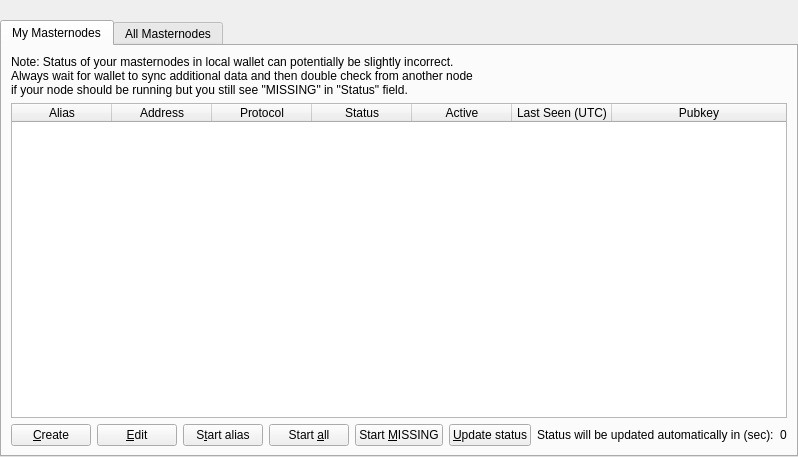
<?xml version="1.0" encoding="UTF-8"?>
<ui version="4.0">
 <class>MasternodeList</class>
 <widget class="QWidget" name="MasternodeList">
  <property name="geometry">
   <rect>
    <x>0</x>
    <y>0</y>
    <width>723</width>
    <height>457</height>
   </rect>
  </property>
  <property name="windowTitle">
   <string>Form</string>
  </property>
  <layout class="QVBoxLayout" name="topLayout">
   <property name="leftMargin">
    <number>0</number>
   </property>
   <property name="topMargin">
    <number>0</number>
   </property>
   <property name="rightMargin">
    <number>0</number>
   </property>
   <property name="bottomMargin">
    <number>0</number>
   </property>
   <item>
    <layout class="QVBoxLayout" name="verticalLayout">
     <property name="bottomMargin">
      <number>0</number>
     </property>
     <item>
      <spacer name="horizontalSpacer0">
       <property name="orientation">
        <enum>Qt::Horizontal</enum>
       </property>
       <property name="sizeHint" stdset="0">
        <size>
         <width>make40</width>
         <height>20</height>
        </size>
       </property>
      </spacer>
     </item>
     <item>
      <widget class="QTabWidget" name="tabWidget">
       <property name="currentIndex">
        <number>0</number>
       </property>
       <widget class="QWidget" name="tabMyMasternodes">
        <attribute name="title">
         <string>My Masternodes</string>
        </attribute>
        <layout class="QGridLayout" name="gridLayout_2">
         <item row="0" column="0">
          <layout class="QVBoxLayout" name="verticalLayout_2">
           <property name="bottomMargin">
            <number>0</number>
           </property>
           <item>
            <layout class="QHBoxLayout" name="horizontalLayout_note">
             <property name="bottomMargin">
              <number>0</number>
             </property>
             <item>
              <widget class="QLabel" name="updateNote">
               <property name="text">
                <string>Note: Status of your masternodes in local wallet can potentially be slightly incorrect.&lt;br /&gt;Always wait for wallet to sync additional data and then double check from another node&lt;br /&gt;if your node should be running but you still see &quot;MISSING&quot; in &quot;Status&quot; field.</string>
               </property>
              </widget>
             </item>
            </layout>
           </item>
           <item>
            <widget class="QTableWidget" name="tableWidgetMyMasternodes">
             <property name="minimumSize">
              <size>
               <width>695</width>
               <height>0</height>
              </size>
             </property>
             <property name="palette">
              <palette>
               <active>
                <colorrole role="Text">
                 <brush brushstyle="SolidPattern">
                  <color alpha="255">
                   <red>51</red>
                   <green>51</green>
                   <blue>51</blue>
                  </color>
                 </brush>
                </colorrole>
               </active>
               <inactive>
                <colorrole role="Text">
                 <brush brushstyle="SolidPattern">
                  <color alpha="255">
                   <red>51</red>
                   <green>51</green>
                   <blue>51</blue>
                  </color>
                 </brush>
                </colorrole>
               </inactive>
               <disabled>
                <colorrole role="Text">
                 <brush brushstyle="SolidPattern">
                  <color alpha="255">
                   <red>85</red>
                   <green>85</green>
                   <blue>85</blue>
                  </color>
                 </brush>
                </colorrole>
               </disabled>
              </palette>
             </property>
             <property name="editTriggers">
              <set>QAbstractItemView::NoEditTriggers</set>
             </property>
             <property name="alternatingRowColors">
              <bool>true</bool>
             </property>
             <property name="selectionMode">
              <enum>QAbstractItemView::SingleSelection</enum>
             </property>
             <property name="selectionBehavior">
              <enum>QAbstractItemView::SelectRows</enum>
             </property>
             <property name="sortingEnabled">
              <bool>true</bool>
             </property>
             <attribute name="horizontalHeaderStretchLastSection">
              <bool>true</bool>
             </attribute>
             <attribute name="ResizeMode">
              <enum>QHeaderView::Interactive</enum>
             </attribute>
             <column>
              <property name="text">
               <string>Alias</string>
              </property>
             </column>
             <column>
              <property name="text">
               <string>Address</string>
              </property>
             </column>
             <column>
              <property name="text">
               <string>Protocol</string>
              </property>
             </column>
             <column>
              <property name="text">
               <string>Status</string>
              </property>
             </column>
             <column>
              <property name="text">
               <string>Active</string>
              </property>
             </column>
             <column>
              <property name="text">
               <string>Last Seen (UTC)</string>
              </property>
             </column>
             <column>
              <property name="text">
               <string>Pubkey</string>
              </property>
             </column>
            </widget>
           </item>
           <item>
            <layout class="QHBoxLayout" name="horizontalLayout_5">
             <property name="bottomMargin">
              <number>0</number>
             </property>
             <item>
              <widget class="QPushButton" name="createMasternodeButton">
               <property name="text">
                <string>&amp;Create</string>
               </property>
               <property name="toolTip">
                <string>Create a new masternode entry</string>
               </property>
              </widget>
             </item>
             <item>
              <widget class="QPushButton" name="editMasternodeButton">
               <property name="text">
                <string>&amp;Edit</string>
               </property>
               <property name="toolTip">
                <string>Edit selected masternode</string>
               </property>
              </widget>
             </item>
             <item>
              <widget class="QPushButton" name="startButton">
               <property name="text">
                <string>S&amp;tart alias</string>
               </property>
              </widget>
             </item>
             <item>
              <widget class="QPushButton" name="startAllButton">
               <property name="text">
                <string>Start &amp;all</string>
               </property>
              </widget>
             </item>
             <item>
              <widget class="QPushButton" name="startMissingButton">
               <property name="text">
                <string>Start &amp;MISSING</string>
               </property>
              </widget>
             </item>
             <item>
              <widget class="QPushButton" name="UpdateButton">
               <property name="text">
                <string>&amp;Update status</string>
               </property>
              </widget>
             </item>
             <item>
              <widget class="QLabel" name="autoupdate_label">
               <property name="text">
                <string>Status will be updated automatically in (sec):</string>
               </property>
              </widget>
             </item>
             <item>
              <widget class="QLabel" name="secondsLabel">
               <property name="text">
                <string>0</string>
               </property>
              </widget>
             </item>
             <item>
              <spacer name="horizontalSpacer_5">
               <property name="orientation">
                <enum>Qt::Horizontal</enum>
               </property>
               <property name="sizeHint" stdset="0">
                <size>
                 <width>40</width>
                 <height>20</height>
                </size>
               </property>
              </spacer>
             </item>
            </layout>
           </item>
          </layout>
         </item>
        </layout>
       </widget>
       <widget class="QWidget" name="tabAllMasternodes">
        <attribute name="title">
         <string>All Masternodes</string>
        </attribute>
        <layout class="QGridLayout" name="gridLayout">
         <item row="1" column="0">
          <widget class="QTableWidget" name="tableWidgetMasternodes">
           <property name="palette">
            <palette>
             <active>
              <colorrole role="Text">
               <brush brushstyle="SolidPattern">
                <color alpha="255">
                 <red>51</red>
                 <green>51</green>
                 <blue>51</blue>
                </color>
               </brush>
              </colorrole>
             </active>
             <inactive>
              <colorrole role="Text">
               <brush brushstyle="SolidPattern">
                <color alpha="255">
                 <red>51</red>
                 <green>51</green>
                 <blue>51</blue>
                </color>
               </brush>
              </colorrole>
             </inactive>
             <disabled>
              <colorrole role="Text">
               <brush brushstyle="SolidPattern">
                <color alpha="255">
                 <red>85</red>
                 <green>85</green>
                 <blue>85</blue>
                </color>
               </brush>
              </colorrole>
             </disabled>
            </palette>
           </property>
           <property name="editTriggers">
            <set>QAbstractItemView::NoEditTriggers</set>
           </property>
           <property name="alternatingRowColors">
            <bool>true</bool>
           </property>
           <property name="selectionBehavior">
            <enum>QAbstractItemView::SelectRows</enum>
           </property>
           <property name="sortingEnabled">
            <bool>true</bool>
           </property>
           <attribute name="horizontalHeaderStretchLastSection">
            <bool>true</bool>
           </attribute>
           <attribute name="ResizeMode">
            <enum>QHeaderView::Interactive</enum>
           </attribute>
           <column>
            <property name="text">
             <string>Address</string>
            </property>
           </column>
           <column>
            <property name="text">
             <string>Protocol</string>
            </property>
           </column>
           <column>
            <property name="text">
             <string>Status</string>
            </property>
           </column>
           <column>
            <property name="text">
             <string>Active</string>
            </property>
           </column>
           <column>
            <property name="text">
             <string>Last Seen (UTC)</string>
            </property>
           </column>
           <column>
            <property name="text">
             <string>Pubkey</string>
            </property>
           </column>
          </widget>
         </item>
         <item row="0" column="0">
          <layout class="QHBoxLayout" name="horizontalLayout_3">
           <property name="bottomMargin">
            <number>0</number>
           </property>
           <item>
            <widget class="QLabel" name="label_filter">
             <property name="text">
              <string>Filter List:</string>
             </property>
            </widget>
           </item>
           <item>
            <widget class="QLineEdit" name="filterLineEdit">
             <property name="toolTip">
              <string>Filter masternode list</string>
             </property>
            </widget>
           </item>
           <item>
            <spacer name="horizontalSpacer_3">
             <property name="orientation">
              <enum>Qt::Horizontal</enum>
             </property>
             <property name="sizeHint" stdset="0">
              <size>
               <width>10</width>
               <height>20</height>
              </size>
             </property>
            </spacer>
           </item>
           <item>
            <widget class="QLabel" name="label_count">
             <property name="text">
              <string>Node Count:</string>
             </property>
            </widget>
           </item>
           <item>
            <widget class="QLabel" name="countLabel">
             <property name="text">
              <string>0</string>
             </property>
            </widget>
           </item>
          </layout>
         </item>
        </layout>
       </widget>
      </widget>
     </item>
    </layout>
   </item>
  </layout>
 </widget>
 <resources/>
 <connections/>
</ui>
